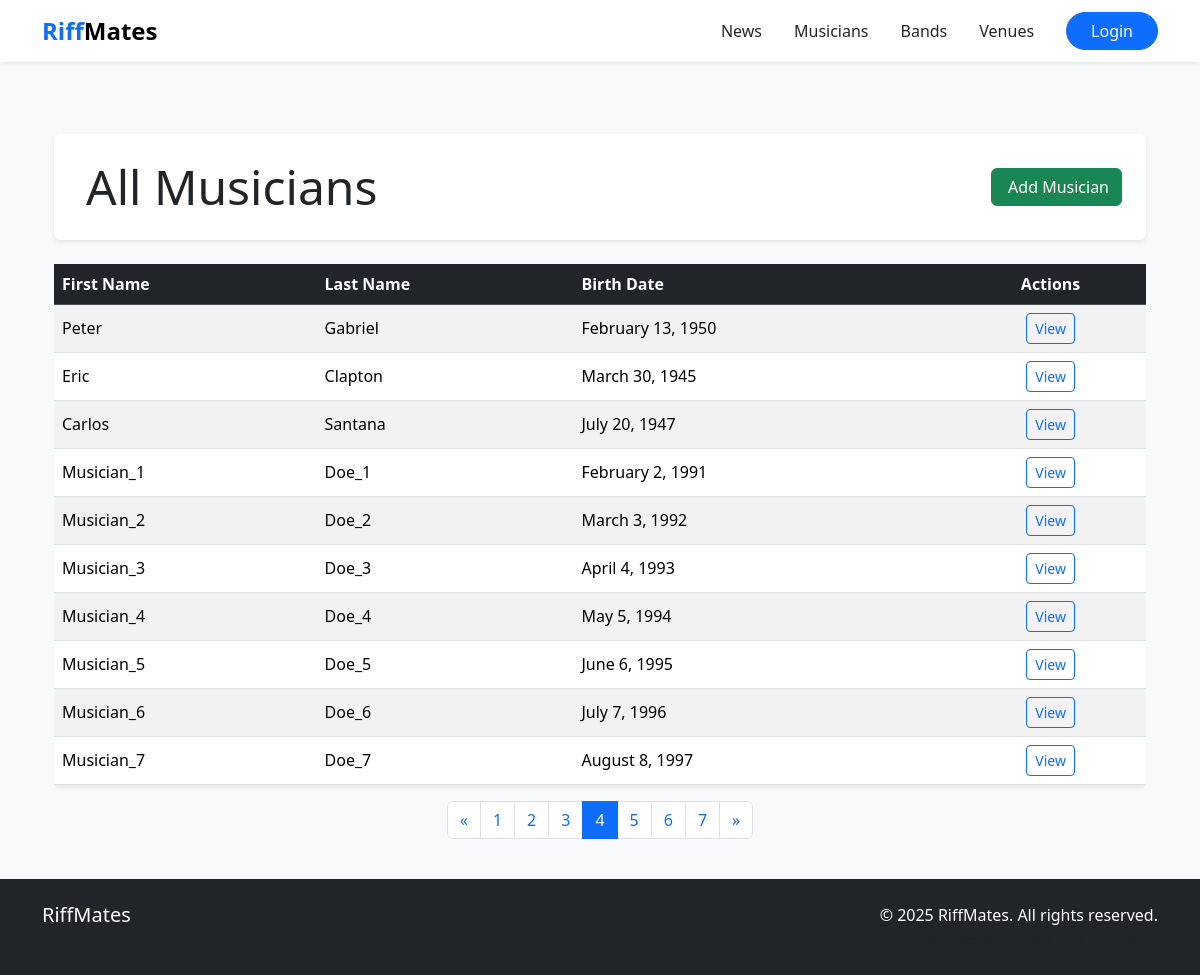
Page /band/musicians/?page=4 on the committed database.
### band/models.py (models this page shows, shortened)
class Musician(models.Model):
    first_name=models.CharField(max_length=50)
    last_name=models.CharField(max_length=50)
    birth=models.DateField()

### band/views.py (the view)
# urls.py: path('musicians/', bandViews.viewAllBands, name='musician_list'),
def viewAllBands(request):
    musicians_list = Musician.objects.all()
    paginator = Paginator(musicians_list, 10)
    page_number = request.GET.get('page')
    try:
        musicians = paginator.page(page_number)
    except PageNotAnInteger:
        musicians = paginator.page(1)
    except EmptyPage:
        musicians = paginator.page(paginator.num_pages)
    context = {'musicians': musicians}
    return render(request, 'all_bands.html', context)

### templates/all_bands.html (shortened to what this page needs)
{% extends "base.html" %} {% load static %}  {% block content %}
<div class="container mt-5">
  <div
    class="d-flex justify-content-between align-items-center bg-white p-4 shadow-sm rounded mb-4"
  >
    <h1 class="display-5 text-dark m-0">
      All Musicians
    </h1>
    <a href="" class="btn btn-success">
       Add Musician
    </a>
  </div>
  <div class="table-responsive">
    <table class="table table-hover table-striped shadow-sm align-middle">
      <thead class="table-dark">
        <tr>
          <th scope="col">First Name</th>
          <th scope="col">Last Name</th>
          <th scope="col">Birth Date</th>
          <th scope="col" class="text-center">Actions</th>
        </tr>
      </thead>
      <tbody>
        {% for musician in musicians %}
        <tr>
          <td>{{ musician.first_name }}</td>
          <td>{{ musician.last_name }}</td>
          <td>{{ musician.birth|date:"F j, Y" }}</td>
          <td class="text-center">
            <a
              href="{% url 'musician_detail' musician.id %}"
              class="btn btn-sm btn-outline-primary"
            >
               View
            </a>
          </td>
        </tr>
        {% endfor %}
      </tbody>
    </table>
  </div>
  {% if musicians.paginator.num_pages > 1 %}
  <nav aria-label="Page navigation">
    <ul class="pagination justify-content-center">
      {% if musicians.has_previous %}
      <li class="page-item">
        <a
          class="page-link"
          href="?page={{ musicians.previous_page_number }}"
          aria-label="Previous"
        >
          <span aria-hidden="true">&laquo;</span>
        </a>
      </li>
      {% else %}
      <li class="page-item disabled">
        <span class="page-link" aria-hidden="true">&laquo;</span>
      </li>
      {% endif %} {% for num in musicians.paginator.page_range %}
      <li class="page-item {% if num == musicians.number %}active{% endif %}">
        <a class="page-link" href="?page={{ num }}">{{ num }}</a>
      </li>
      {% endfor %} {% if musicians.has_next %}
      <li class="page-item">
        <a
          class="page-link"
          href="?page={{ musicians.next_page_number }}"
          aria-label="Next"
        >
          <span aria-hidden="true">&raquo;</span>
        </a>
      </li>
      {% else %}
      <li class="page-item disabled">
        <span class="page-link" aria-hidden="true">&raquo;</span>
      </li>
      {% endif %}
    </ul>
  </nav>
  {% endif %}
</div>
{% endblock %}

### rows in the picture
Musician: first_name "Peter", last_name "Gabriel", birth "February 13, 1950"
Musician: first_name "Eric", last_name "Clapton", birth "March 30, 1945"
Musician: first_name "Carlos", last_name "Santana", birth "July 20, 1947"
Musician: first_name "Musician_1", last_name "Doe_1", birth "February 2, 1991"
Musician: first_name "Musician_2", last_name "Doe_2", birth "March 3, 1992"
Musician: first_name "Musician_3", last_name "Doe_3", birth "April 4, 1993"
Musician: first_name "Musician_4", last_name "Doe_4", birth "May 5, 1994"
Musician: first_name "Musician_5", last_name "Doe_5", birth "June 6, 1995"
Musician: first_name "Musician_6", last_name "Doe_6", birth "July 7, 1996"
Musician: first_name "Musician_7", last_name "Doe_7", birth "August 8, 1997"

### other values in the picture
{{ num }} "1" "2" "3" "4" "5" "6" "7"
{{ year|default:"2025" }} "2025"
